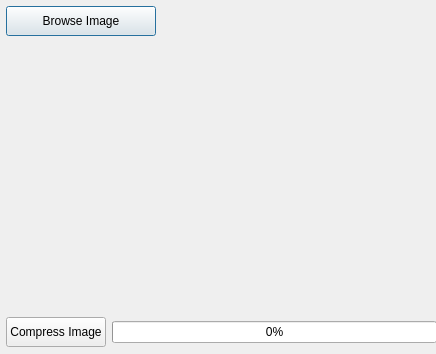
<?xml version="1.0" encoding="UTF-8"?>
<ui version="4.0">
 <class>Dialog</class>
 <widget class="QDialog" name="Dialog">
  <property name="geometry">
   <rect>
    <x>0</x>
    <y>0</y>
    <width>436</width>
    <height>354</height>
   </rect>
  </property>
  <property name="windowTitle">
   <string>CompressImage</string>
  </property>
  <widget class="QWidget" name="">
   <property name="geometry">
    <rect>
     <x>6</x>
     <y>6</y>
     <width>431</width>
     <height>341</height>
    </rect>
   </property>
   <layout class="QVBoxLayout" name="verticalLayout_2">
    <item>
     <layout class="QVBoxLayout" name="verticalLayout">
      <item>
       <widget class="QPushButton" name="btnBrowseImage">
        <property name="maximumSize">
         <size>
          <width>150</width>
          <height>30</height>
         </size>
        </property>
        <property name="text">
         <string>Browse Image</string>
        </property>
       </widget>
      </item>
      <item>
       <widget class="QLabel" name="lblImage">
        <property name="text">
         <string/>
        </property>
       </widget>
      </item>
     </layout>
    </item>
    <item>
     <layout class="QHBoxLayout" name="horizontalLayout">
      <item>
       <widget class="QPushButton" name="btnCompressImage">
        <property name="minimumSize">
         <size>
          <width>0</width>
          <height>30</height>
         </size>
        </property>
        <property name="maximumSize">
         <size>
          <width>200</width>
          <height>30</height>
         </size>
        </property>
        <property name="text">
         <string>Compress Image</string>
        </property>
       </widget>
      </item>
      <item>
       <widget class="QProgressBar" name="progressBar">
        <property name="value">
         <number>0</number>
        </property>
       </widget>
      </item>
     </layout>
    </item>
   </layout>
  </widget>
 </widget>
 <resources/>
 <connections/>
</ui>
